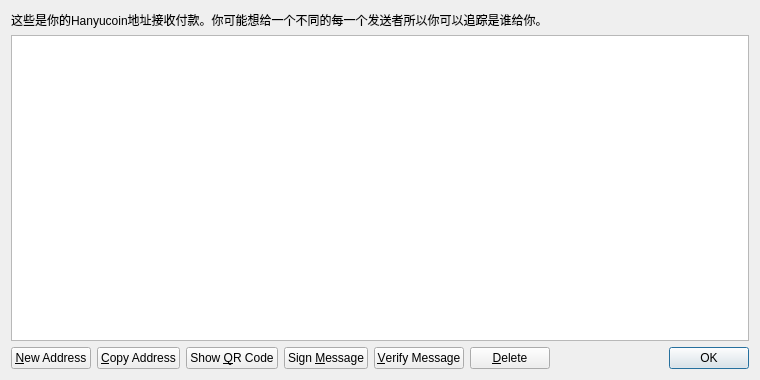
<?xml version="1.0" encoding="UTF-8"?>
<ui version="4.0">
 <class>AddressBookPage</class>
 <widget class="QWidget" name="AddressBookPage">
  <property name="geometry">
   <rect>
    <x>0</x>
    <y>0</y>
    <width>760</width>
    <height>380</height>
   </rect>
  </property>
  <property name="windowTitle">
   <string>Address Book</string>
  </property>
  <layout class="QVBoxLayout" name="verticalLayout">
   <item>
    <widget class="QLabel" name="labelExplanation">
     <property name="text">
      <string>这些是你的Hanyucoin地址接收付款。你可能想给一个不同的每一个发送者所以你可以追踪是谁给你。</string>
     </property>
     <property name="textFormat">
      <enum>Qt::PlainText</enum>
     </property>
     <property name="wordWrap">
      <bool>true</bool>
     </property>
    </widget>
   </item>
   <item>
    <widget class="QTableView" name="tableView">
     <property name="contextMenuPolicy">
      <enum>Qt::CustomContextMenu</enum>
     </property>
     <property name="toolTip">
      <string>Double-click to edit address or label</string>
     </property>
     <property name="tabKeyNavigation">
      <bool>false</bool>
     </property>
     <property name="alternatingRowColors">
      <bool>true</bool>
     </property>
     <property name="selectionMode">
      <enum>QAbstractItemView::SingleSelection</enum>
     </property>
     <property name="selectionBehavior">
      <enum>QAbstractItemView::SelectRows</enum>
     </property>
     <property name="sortingEnabled">
      <bool>true</bool>
     </property>
     <attribute name="verticalHeaderVisible">
      <bool>false</bool>
     </attribute>
    </widget>
   </item>
   <item>
    <layout class="QHBoxLayout" name="horizontalLayout">
     <item>
      <widget class="QPushButton" name="newAddressButton">
       <property name="toolTip">
        <string>Create a new address</string>
       </property>
       <property name="text">
        <string>&amp;New Address</string>
       </property>
       <property name="icon">
        <iconset resource="../bitcoin.qrc">
         <normaloff>:/icons/add</normaloff>:/icons/add</iconset>
       </property>
      </widget>
     </item>
     <item>
      <widget class="QPushButton" name="copyToClipboard">
       <property name="toolTip">
        <string>Copy the currently selected address to the system clipboard</string>
       </property>
       <property name="text">
        <string>&amp;Copy Address</string>
       </property>
       <property name="icon">
        <iconset resource="../bitcoin.qrc">
         <normaloff>:/icons/editcopy</normaloff>:/icons/editcopy</iconset>
       </property>
      </widget>
     </item>
     <item>
      <widget class="QPushButton" name="showQRCode">
       <property name="text">
        <string>Show &amp;QR Code</string>
       </property>
       <property name="icon">
        <iconset resource="../bitcoin.qrc">
         <normaloff>:/icons/qrcode</normaloff>:/icons/qrcode</iconset>
       </property>
      </widget>
     </item>
     <item>
      <widget class="QPushButton" name="signMessage">
       <property name="toolTip">
        <string>Sign a message to prove you own a KaixinCoin address</string>
       </property>
       <property name="text">
        <string>Sign &amp;Message</string>
       </property>
       <property name="icon">
        <iconset resource="../bitcoin.qrc">
         <normaloff>:/icons/edit</normaloff>:/icons/edit</iconset>
       </property>
      </widget>
     </item>
     <item>
      <widget class="QPushButton" name="verifyMessage">
       <property name="toolTip">
        <string>Verify a message to ensure it was signed with a specified KaixinCoin address</string>
       </property>
       <property name="text">
        <string>&amp;Verify Message</string>
       </property>
       <property name="icon">
        <iconset resource="../bitcoin.qrc">
         <normaloff>:/icons/transaction_0</normaloff>:/icons/transaction_0</iconset>
       </property>
      </widget>
     </item>
     <item>
      <widget class="QPushButton" name="deleteButton">
       <property name="toolTip">
        <string>Delete the currently selected address from the list</string>
       </property>
       <property name="text">
        <string>&amp;Delete</string>
       </property>
       <property name="icon">
        <iconset resource="../bitcoin.qrc">
         <normaloff>:/icons/remove</normaloff>:/icons/remove</iconset>
       </property>
      </widget>
     </item>
     <item>
      <spacer name="horizontalSpacer">
       <property name="orientation">
        <enum>Qt::Horizontal</enum>
       </property>
       <property name="sizeHint" stdset="0">
        <size>
         <width>40</width>
         <height>20</height>
        </size>
       </property>
      </spacer>
     </item>
     <item>
      <widget class="QDialogButtonBox" name="buttonBox">
       <property name="sizePolicy">
        <sizepolicy hsizetype="Maximum" vsizetype="Fixed">
         <horstretch>0</horstretch>
         <verstretch>0</verstretch>
        </sizepolicy>
       </property>
       <property name="standardButtons">
        <set>QDialogButtonBox::Ok</set>
       </property>
      </widget>
     </item>
    </layout>
   </item>
  </layout>
 </widget>
 <resources>
  <include location="../bitcoin.qrc"/>
 </resources>
 <connections/>
</ui>
